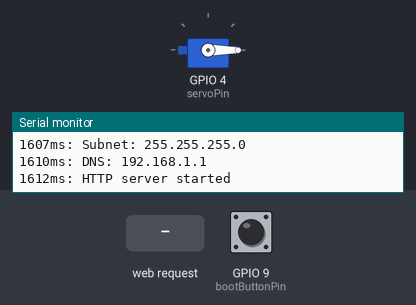
A sketch run on a simulated ESP32-S3. Parts: servo, the last lines printed to the serial monitor. The test bench sets the inputs (shaded band); at power-on: GPIO 9 (bootButtonPin) HIGH. WiFi joins after 1.5 s; servers stay silent unless stated.

Above: at 2.8 s.
2.9 s: GPIO 9 (bootButtonPin) pulled LOW for 0.15 s
At 4.2 s:
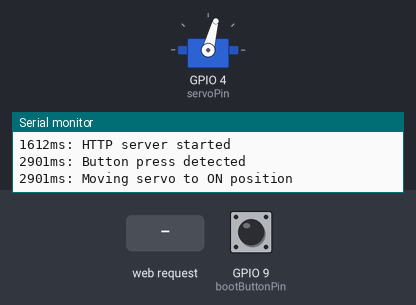
6.0 s: GPIO 9 (bootButtonPin) pulled LOW for 1 s
At 6.5 s:
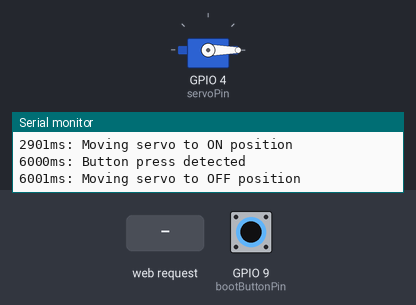
8.5 s: GPIO 9 (bootButtonPin) pulled LOW for 3.2 s
At 9.6 s:
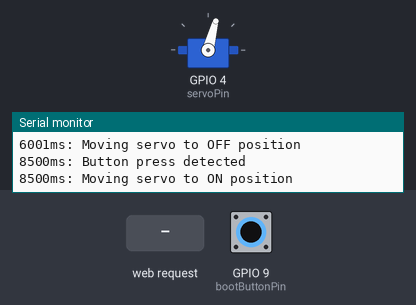
14.7 s: HTTP request GET /off received
At 15.5 s:
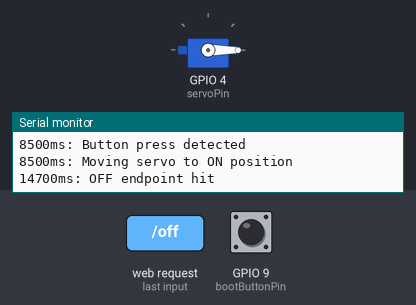
Timing chart, 0 to 17.2 s (numbered marks = the images above; inputs shaded):
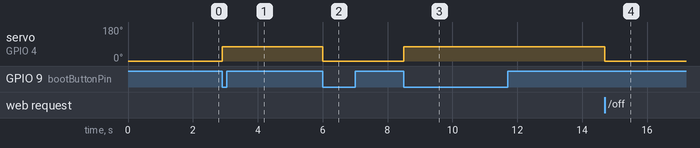

Measured:
- after the input at 2.9 s, servo on GPIO 4 (servoPin): 0° → 75° at once
- after the input at 6.0 s, servo on GPIO 4 (servoPin): 75° → 0° at once
- after the input at 8.5 s, servo on GPIO 4 (servoPin): 0° → 75° at once
- after the input at 14.7 s, servo on GPIO 4 (servoPin): 75° → 0° at once

The sketch:

servo-lightswitch.ino
```cpp
#include <WiFi.h>
#include <WebServer.h>
#include <ESP32Servo.h>

// use an ESP-32 to set up a tiny web server attached to a servo,
// and use that servo to physically switch a single pole home lightswitch
// on and off. you can then configure this as a light switch in homebridge using
// https://github.com/Supereg/homebridge-http-switch
// is it practical? no. but if you're renting a home wired in the stone age
// before they ran neutral wires to all junction boxes, and you can't install
// a real smart switch without frying yourself trying to pull a neutral
// from the ceiling, this may have to do.

const char *WIFI_SSID = "SSID_GOES_HERE";
const char *WIFI_PASSWORD = "PASSWORD_GOES_HERE";

// on Macbook you can do `networksetup -getinfo Wi-Fi` to get these values:
const IPAddress staticIP(192, 168, 0, 194); // first three from gateway, last one you choose
const IPAddress gateway(192, 168, 0, 1); // router IP
const IPAddress subnet(255, 255, 255, 0); // subnet mask
const IPAddress dns(192, 168, 0, 1); // router IP

WebServer server(80);

// hardware
Servo switchServo;
const int servoPin = 4;
const int bootButtonPin = 9;

// state
bool switchState = false;
const int onPosition = 75;
const int offPosition = 0;

void logMessage(const String &message) {
  Serial.println(String(millis()) + "ms: " + message);
}

void setupWiFi() {
  WiFi.mode(WIFI_STA);
  WiFi.disconnect(true); // disconnect and clear previous configs
  delay(100);

  // set static IP
  if (!WiFi.config(staticIP, gateway, subnet, dns)) {
    logMessage("Static IP Configuration Failed!");
  }

  WiFi.begin(WIFI_SSID, WIFI_PASSWORD);
  logMessage("Connecting to WiFi...");

  int attempts = 0;
  while (WiFi.status() != WL_CONNECTED && attempts < 20) {
    delay(500);
    Serial.print(".");
    attempts++;
  }
  Serial.println();

  if (WiFi.status() == WL_CONNECTED) {
    logMessage("Connected to WiFi");
    logMessage("IP: " + WiFi.localIP().toString());
    logMessage("Gateway: " + WiFi.gatewayIP().toString());
    logMessage("Subnet: " + WiFi.subnetMask().toString());
    logMessage("DNS: " + WiFi.dnsIP().toString());
  }
  else
  {
    logMessage("WiFi connection FAILED!");
  }
}

void handlePing() {
  logMessage("ROOT endpoint hit");
  server.enableCORS(true);
  server.send(200, "text/plain", "Pong");
}

void handleOn() {
  logMessage("ON endpoint hit");
  server.enableCORS(true);
  switchState = true;
  switchServo.write(onPosition);
  server.send(200, "text/plain", "Switch turned ON");
}

void handleOff() {
  logMessage("OFF endpoint hit");
  server.enableCORS(true);
  switchState = false;
  switchServo.write(offPosition);
  server.send(200, "text/plain", "Switch turned OFF");
}

void handleStatus() {
  logMessage("STATUS endpoint hit");
  server.enableCORS(true);
  server.send(200, "text/plain", switchState ? "1" : "0");
}

void handleNotFound() {
  logMessage("404: " + server.uri());
  server.enableCORS(true);
  server.send(404, "text/plain", "Not found");
}

void setup() {
  Serial.begin(115200);
  logMessage("Starting up...");

  // initialize all the things
  switchServo.attach(servoPin);
  switchServo.write(offPosition);
  logMessage("Servo initialized to OFF position");

  pinMode(bootButtonPin, INPUT_PULLUP);
  logMessage("Boot button pin initialized");

  setupWiFi();

  // endpoints
  server.on("/", HTTP_GET, handlePing);
  server.on("/on", HTTP_GET, handleOn);
  server.on("/off", HTTP_GET, handleOff);
  server.on("/status", HTTP_GET, handleStatus);
  server.onNotFound(handleNotFound);

  server.begin();
  logMessage("HTTP server started");
}

void handleButton() {
  static int lastButtonState = HIGH;
  int buttonState = digitalRead(bootButtonPin);

  if (buttonState != lastButtonState) {
    if (buttonState == LOW)
    {
      logMessage("Button press detected");
      switchState = !switchState;

      if (switchState)
      {
        switchServo.write(onPosition);
        logMessage("Moving servo to ON position");
      }
      else
      {
        switchServo.write(offPosition);
        logMessage("Moving servo to OFF position");
      }
    }
    lastButtonState = buttonState;
  }
}

void loop() {
  static unsigned long lastCheck = 0;

  // run handlers
  server.handleClient();
  handleButton();

  // keepalive wifi
  if (millis() - lastCheck > 10000) { // 10 seconds
    lastCheck = millis();
    if (WiFi.status() != WL_CONNECTED)
    {
      logMessage("WiFi disconnected! Reconnecting...");
      setupWiFi();
    }
  }
}
```
